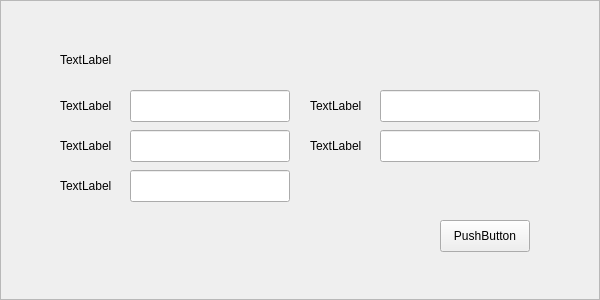
<?xml version="1.0" encoding="UTF-8"?>
<ui version="4.0">
 <class>Frame</class>
 <widget class="QFrame" name="Frame">
  <property name="geometry">
   <rect>
    <x>0</x>
    <y>0</y>
    <width>600</width>
    <height>300</height>
   </rect>
  </property>
  <property name="windowTitle">
   <string>Frame</string>
  </property>
  <property name="frameShape">
   <enum>QFrame::StyledPanel</enum>
  </property>
  <property name="frameShadow">
   <enum>QFrame::Raised</enum>
  </property>
  <widget class="QLabel" name="label">
   <property name="geometry">
    <rect>
     <x>60</x>
     <y>40</y>
     <width>480</width>
     <height>40</height>
    </rect>
   </property>
   <property name="text">
    <string>TextLabel</string>
   </property>
   <property name="openExternalLinks">
    <bool>true</bool>
   </property>
   <property name="UIText" stdset="0">
    <string>110406</string>
   </property>
   <property name="UIClass" stdset="0">
    <string>wtext</string>
   </property>
  </widget>
  <widget class="QPushButton" name="nextButton">
   <property name="geometry">
    <rect>
     <x>440</x>
     <y>220</y>
     <width>90</width>
     <height>32</height>
    </rect>
   </property>
   <property name="text">
    <string>PushButton</string>
   </property>
   <property name="UIText" stdset="0">
    <string>110007</string>
   </property>
   <property name="UIClass" stdset="0">
    <string>wbutton</string>
   </property>
  </widget>
  <widget class="QLineEdit" name="ipEdit">
   <property name="geometry">
    <rect>
     <x>130</x>
     <y>90</y>
     <width>160</width>
     <height>32</height>
    </rect>
   </property>
   <property name="UIClass" stdset="0">
    <string>winput</string>
   </property>
  </widget>
  <widget class="QLabel" name="label_2">
   <property name="geometry">
    <rect>
     <x>60</x>
     <y>90</y>
     <width>80</width>
     <height>32</height>
    </rect>
   </property>
   <property name="text">
    <string>TextLabel</string>
   </property>
   <property name="UIText" stdset="0">
    <string>110407</string>
   </property>
   <property name="UIClass" stdset="0">
    <string>wlabel</string>
   </property>
  </widget>
  <widget class="QLabel" name="label_3">
   <property name="geometry">
    <rect>
     <x>60</x>
     <y>130</y>
     <width>80</width>
     <height>32</height>
    </rect>
   </property>
   <property name="text">
    <string>TextLabel</string>
   </property>
   <property name="UIText" stdset="0">
    <string>110408</string>
   </property>
   <property name="UIClass" stdset="0">
    <string>wlabel</string>
   </property>
  </widget>
  <widget class="QLabel" name="label_4">
   <property name="geometry">
    <rect>
     <x>60</x>
     <y>170</y>
     <width>80</width>
     <height>32</height>
    </rect>
   </property>
   <property name="text">
    <string>TextLabel</string>
   </property>
   <property name="UIText" stdset="0">
    <string>110409</string>
   </property>
   <property name="UIClass" stdset="0">
    <string>wlabel</string>
   </property>
  </widget>
  <widget class="QLabel" name="label7">
   <property name="geometry">
    <rect>
     <x>310</x>
     <y>90</y>
     <width>80</width>
     <height>32</height>
    </rect>
   </property>
   <property name="text">
    <string>TextLabel</string>
   </property>
   <property name="UIText" stdset="0">
    <string>110410</string>
   </property>
   <property name="UIClass" stdset="0">
    <string>wlabel</string>
   </property>
  </widget>
  <widget class="QLabel" name="label8">
   <property name="geometry">
    <rect>
     <x>310</x>
     <y>130</y>
     <width>80</width>
     <height>32</height>
    </rect>
   </property>
   <property name="text">
    <string>TextLabel</string>
   </property>
   <property name="UIText" stdset="0">
    <string>110411</string>
   </property>
   <property name="UIClass" stdset="0">
    <string>wlabel</string>
   </property>
  </widget>
  <widget class="QLineEdit" name="maskEdit">
   <property name="geometry">
    <rect>
     <x>130</x>
     <y>130</y>
     <width>160</width>
     <height>32</height>
    </rect>
   </property>
   <property name="UIClass" stdset="0">
    <string>winput</string>
   </property>
  </widget>
  <widget class="QLineEdit" name="gatewayEdit">
   <property name="geometry">
    <rect>
     <x>130</x>
     <y>170</y>
     <width>160</width>
     <height>32</height>
    </rect>
   </property>
   <property name="UIClass" stdset="0">
    <string>winput</string>
   </property>
  </widget>
  <widget class="QLineEdit" name="dns1Edit">
   <property name="geometry">
    <rect>
     <x>380</x>
     <y>90</y>
     <width>160</width>
     <height>32</height>
    </rect>
   </property>
   <property name="UIClass" stdset="0">
    <string>winput</string>
   </property>
  </widget>
  <widget class="QLineEdit" name="dns2Edit">
   <property name="geometry">
    <rect>
     <x>380</x>
     <y>130</y>
     <width>160</width>
     <height>32</height>
    </rect>
   </property>
   <property name="UIClass" stdset="0">
    <string>winput</string>
   </property>
  </widget>
 </widget>
 <resources/>
 <connections/>
</ui>
